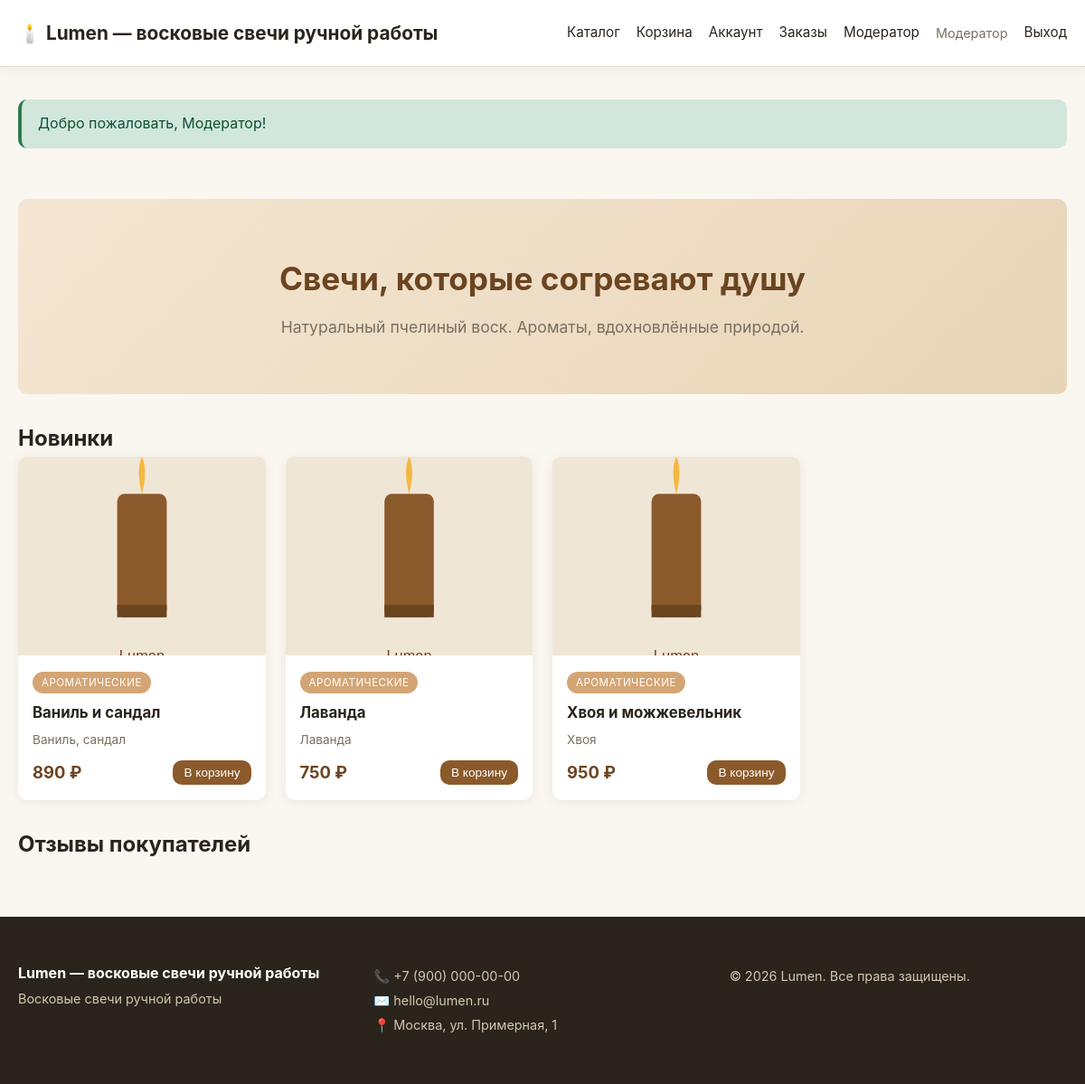
/ (signed in), run on the app's committed database.
### tables this page shows
CREATE TABLE IF NOT EXISTS products (
    id INT AUTO_INCREMENT PRIMARY KEY,
    category_id INT,
    name VARCHAR(200) NOT NULL,
    description TEXT,
    price DECIMAL(10,2) NOT NULL,
    stock INT DEFAULT 0,
    image VARCHAR(255),
    aroma VARCHAR(100),
    weight INT,
    active TINYINT(1) DEFAULT 1,
    created_at TIMESTAMP DEFAULT CURRENT_TIMESTAMP,
    FOREIGN KEY (category_id) REFERENCES categories(id) ON DELETE SET NULL
);

CREATE TABLE IF NOT EXISTS categories (
    id INT AUTO_INCREMENT PRIMARY KEY,
    name VARCHAR(100) NOT NULL,
    slug VARCHAR(100) UNIQUE NOT NULL
);

### includes/db.php (called while the page is built)
<?php
$cfg = require __DIR__ . '/../config.php';
$dsn = "mysql:host={$cfg['db']['host']};dbname={$cfg['db']['dbname']};charset={$cfg['db']['charset']}";
try {
    $pdo = new PDO($dsn, $cfg['db']['user'], $cfg['db']['pass'], [
        PDO::ATTR_ERRMODE => PDO::ERRMODE_EXCEPTION,
        PDO::ATTR_DEFAULT_FETCH_MODE => PDO::FETCH_ASSOC,
        PDO::ATTR_EMULATE_PREPARES => false,
    ]);
} catch (PDOException $e) {
    die('Ошибка подключения к БД: ' . htmlspecialchars($e->getMessage()));
}
function db(): PDO {
    static $instance = null;
    if ($instance === null) {
        global $pdo;
        $instance = $pdo;
    }
    return $instance;
}

### includes/functions.php (called while the page is built, shortened)
<?php
require_once __DIR__ . '/db.php';
function e($s){ return htmlspecialchars((string)$s, ENT_QUOTES, 'UTF-8'); }
function setting(string $key, $default = '') {
    static $cache = null;
    if ($cache === null) {
        $rows = db()->query("SELECT `key`, value FROM settings")->fetchAll();
        $cache = [];
        foreach ($rows as $r) $cache[$r['key']] = $r['value'];
    }
    return $cache[$key] ?? $default;
}
function product_image($img) {
    return 'assets/placeholder.svg';
}
function money($v) {
    return number_format((float)$v, 0, ',', ' ') . ' ' . setting('currency', '₽');
}

### index.php (the view, shortened to what this page needs)
<?php
require_once __DIR__ . '/includes/functions.php';
$stmt = db()->prepare("
    SELECT p.*, c.name AS category_name
    FROM products p
    LEFT JOIN categories c ON p.category_id=c.id
    WHERE p.active=1
    ORDER BY p.created_at DESC
    LIMIT 3
");
$stmt->execute();
$new_products = $stmt->fetchAll();
require __DIR__ . '/includes/header.php';
?>
<section class="hero">
  <h1>Свечи, которые согревают душу</h1>
  <p>Натуральный пчелиный воск. Ароматы, вдохновлённые природой.</p>
</section>
<section class="new-products">
  <h2>Новинки</h2>
  <div class="product-grid">
    <?php foreach($new_products as $p): ?>
      <article class="product-card">
        <a href="/product.php?id=<?= $p['id'] ?>">
          <img src="<?= product_image($p['image']) ?>" alt="<?= e($p['name']) ?>" loading="lazy">
        </a>
        <div class="product-info">
          <?php if($p['category_name']): ?><span class="cat-tag"><?= e($p['category_name']) ?></span><?php endif; ?>
          <h3><a href="/product.php?id=<?= $p['id'] ?>"><?= e($p['name']) ?></a></h3>
          <?php if($p['aroma']): ?><p class="aroma"><?= e($p['aroma']) ?></p><?php endif; ?>
          <div class="price-row">
            <span class="price"><?= money($p['price']) ?></span>
            <?php if($p['stock']>0): ?>
              <form method="post" action="/cart.php">
                <button class="btn btn-primary btn-sm">В корзину</button>
              </form>
            <?php else: ?>
              <span class="out-of-stock">Нет в наличии</span>
            <?php endif; ?>
          </div>
        </div>
      </article>
    <?php endforeach; ?>
  </div>
</section>
<section class="reviews">
  <h2>Отзывы покупателей</h2>
</section>
<?php require __DIR__ . '/includes/footer.php'; ?>

### assets/style.css (style rules this page uses)
:root { --bg:#faf6f0; --card:#fff; --text:#2a241c; --muted:#7a6f60; --primary:#8b5a2b; --primary-dark:#6b4420; --accent:#d4a574; --border:#e8dfd2; --success:#2d7a4f; --error:#b33a3a; --radius:10px; --shadow:0 2px 12px rgba(90,60,20,.08); }
* { box-sizing:border-box;margin:0;padding:0 }
body { font-family:-apple-system,BlinkMacSystemFont,'Segoe UI',Roboto,sans-serif;background:var(--bg);color:var(--text);line-height:1.6;min-height:100vh;display:flex;flex-direction:column }
a { color:var(--primary);text-decoration:none }
img { max-width:100%;display:block }
.hero { background:linear-gradient(135deg,#f5e6d3,#e8d5b7);padding:60px 30px;border-radius:var(--radius);text-align:center;margin-bottom:30px }
.hero h1 { font-size:2.2rem;margin-bottom:12px;color:var(--primary-dark) }
.hero p { font-size:1.1rem;color:var(--muted) }
.product-grid { display:grid;grid-template-columns:repeat(auto-fill,minmax(240px,1fr));gap:22px;margin-bottom:30px;flex:1 }
.product-card { background:var(--card);border-radius:var(--radius);overflow:hidden;box-shadow:var(--shadow);transition:transform .2s, box-shadow .2s }
.product-card img { width:100%;height:220px;object-fit:cover;background:#eee }
.product-info { padding:16px }
.cat-tag { display:inline-block;background:var(--accent);color:#fff;font-size:.72rem;padding:3px 10px;border-radius:12px;margin-bottom:8px;text-transform:uppercase;letter-spacing:.5px }
.product-info h3 { font-size:1.05rem;margin-bottom:6px }
.product-info h3 a { color:var(--text) }
.aroma { font-size:.85rem;color:var(--muted);margin-bottom:10px }
.price-row { display:flex;align-items:center;justify-content:space-between;margin-top:10px }
.price { font-weight:700;font-size:1.15rem;color:var(--primary-dark) }
.btn { display:inline-block;padding:10px 18px;border:none;border-radius:var(--radius);font-size:.95rem;cursor:pointer;transition:all .2s;text-decoration:none;background:var(--border);color:var(--text) }
.btn-primary { background:var(--primary);color:#fff }
.btn-sm { padding:6px 12px;font-size:.85rem }

### data on the page
products: category.name "АРОМАТИЧЕСКИЕ", name "Ваниль и сандал", aroma "Ваниль, сандал", price "890 ₽"
products: category.name "АРОМАТИЧЕСКИЕ", name "Лаванда", aroma "Лаванда", price "750 ₽"
products: category.name "АРОМАТИЧЕСКИЕ", name "Хвоя и можжевельник", aroma "Хвоя", price "950 ₽"

### other printed values
$shopName "Lumen — восковые свечи ручной работы"
$user['name'] "Модератор"
$flash['msg'] "Добро пожаловать, Модератор!"
setting('shop_name','Lumen') "Lumen — восковые свечи ручной работы"
setting('shop_phone','') "+7 (900) 000-00-00"
setting('shop_email','') "hello@lumen.ru"
setting('shop_address','') "Москва, ул. Примерная, 1"
